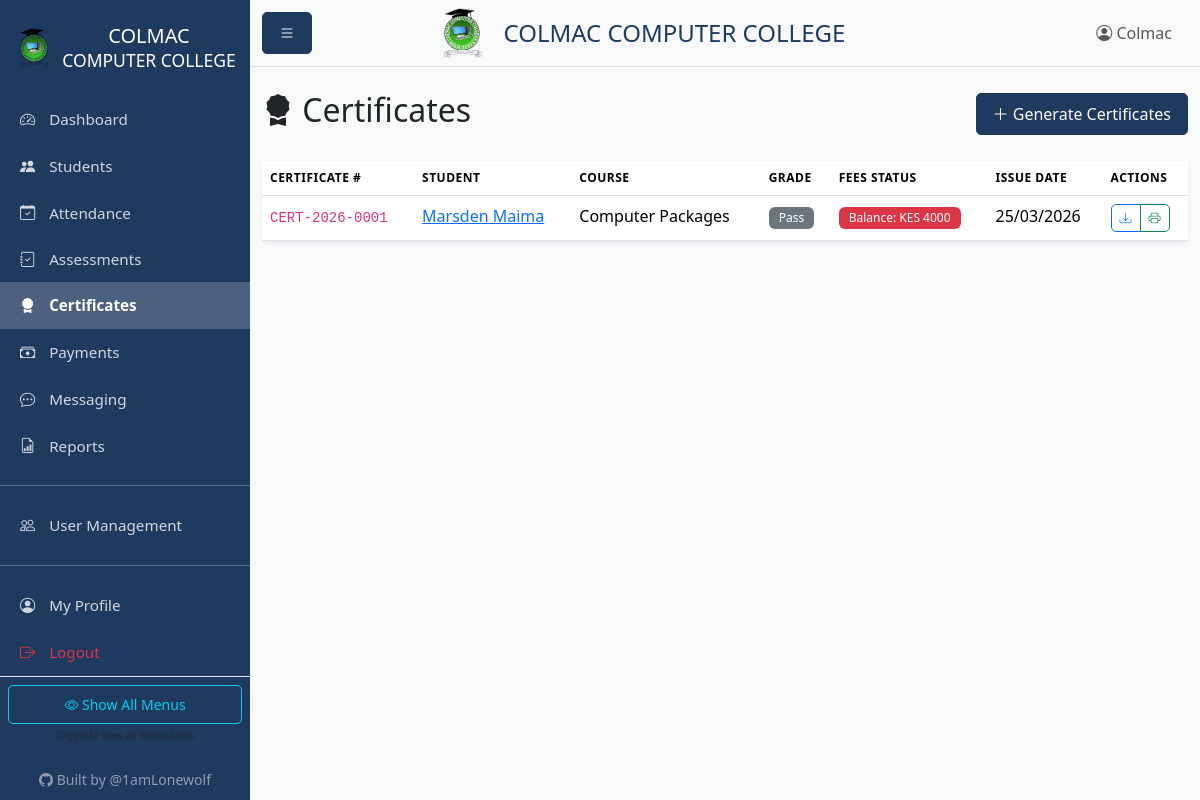
The page /certificates (signed in) on the database as committed earlier.
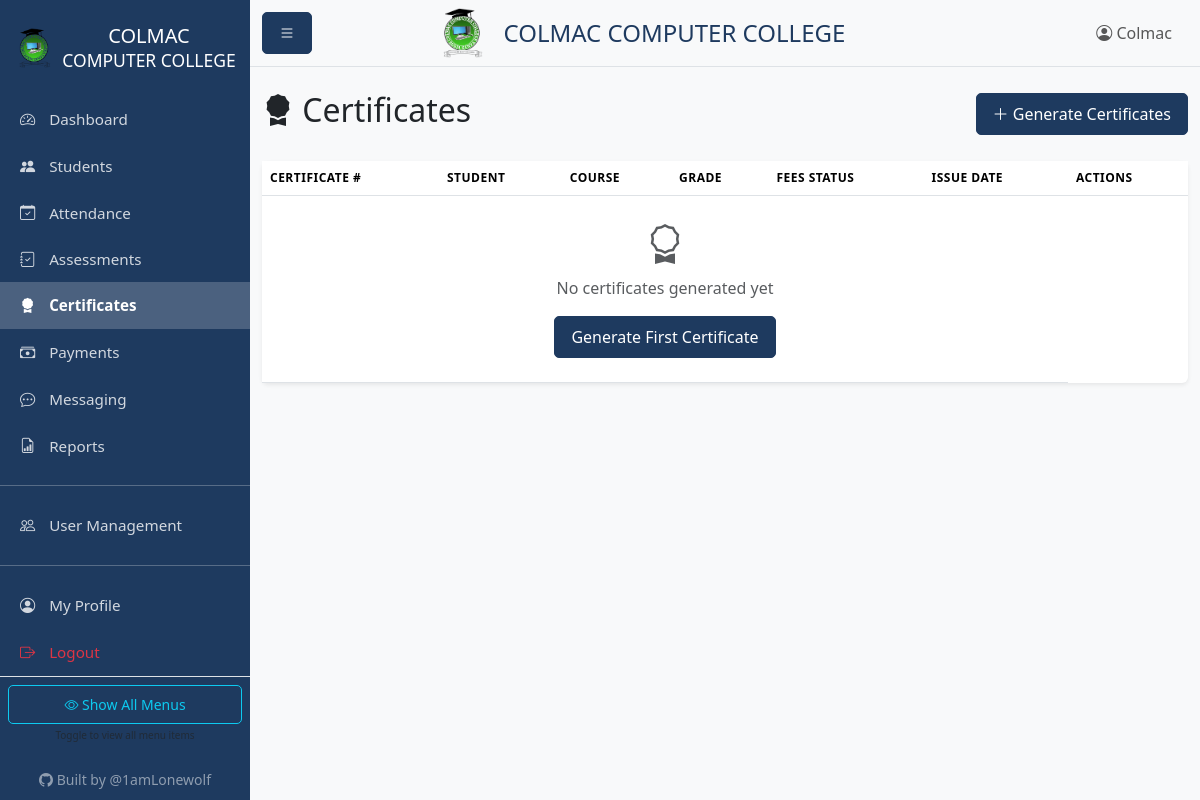
The same page on the database as committed later.
### models.py (models this page shows, shortened)
class Certificate(db.Model):
    id = db.Column(db.Integer, primary_key=True)
    student_id = db.Column(db.Integer, db.ForeignKey('student.id'), nullable=False)
    certificate_number = db.Column(db.String(50), unique=True, nullable=False)
    issue_date = db.Column(db.DateTime, default=datetime.utcnow)
    course_name = db.Column(db.String(100))
    modules_completed = db.Column(db.String(500))  # Comma-separated list
    grade = db.Column(db.String(10))  # Pass, Credit, Distinction
    pdf_path = db.Column(db.String(255))
    created_at = db.Column(db.DateTime, default=datetime.utcnow)

class Student(db.Model):
    id = db.Column(db.Integer, primary_key=True)
    name = db.Column(db.String(100), nullable=False)
    phone = db.Column(db.String(20))
    email = db.Column(db.String(120))
    id_number = db.Column(db.String(50))  # National ID or student ID
    gender = db.Column(db.String(10))
    enrollment_date = db.Column(db.DateTime, default=datetime.utcnow)
    cohort = db.Column(db.String(50))  # e.g., "Jan-Mar 2026"
    status = db.Column(db.String(20), default='active')  # active, completed, dropped
    created_at = db.Column(db.DateTime, default=datetime.utcnow)
    updated_at = db.Column(db.DateTime, default=datetime.utcnow, onupdate=datetime.utcnow)
    attendances = db.relationship('Attendance', backref='student', lazy=True, cascade='all, delete-orphan')
    assessments = db.relationship('Assessment', backref='student', lazy=True, cascade='all, delete-orphan')
    certificates = db.relationship('Certificate', backref='student', lazy=True, cascade='all, delete-orphan')
    payments = db.relationship('Payment', backref='student', lazy=True, cascade='all, delete-orphan')
    @property
    def total_paid(self):
        return sum(p.amount for p in self.payments)

### blueprints/certificates.py (the view)
@certificates_bp.route('')
@login_required
def index():
    page = request.args.get('page', 1, type=int)
    certificates = Certificate.query.order_by(Certificate.created_at.desc()).paginate(
        page=page, per_page=10, error_out=False
    )
    return render_template('certificates/index.html', certificates=certificates)

### app.py (called while the page is built)
@app.context_processor
def inject_config():
    return {
        'COURSE_FEE': app.config['COURSE_FEE'],
        'COURSE_NAME': app.config['COURSE_NAME']
    }

### models.py (called while the page is built)
def init_login_manager(app):
    login_manager.init_app(app)
    login_manager.login_view = 'auth.login'
    @login_manager.user_loader
    def load_user(user_id):
        return User.query.get(int(user_id))

    @property
    def is_admin(self):
        return self.role == 'admin'

    @property
    def is_instructor(self):
        return self.role in ['admin', 'instructor']

    @property
    def is_receptionist(self):
        return self.role in ['admin', 'receptionist']

    def get_permissions(self):
        import json
        try:
            return json.loads(self.custom_permissions or '{}')
        except:
            return {}

    def has_permission(self, key):
        perms = self.get_permissions()
        return perms.get(key, False)

### templates/certificates/index.html (shortened to what this page needs)
{% extends "base.html" %}
{% block content %}
<div class="d-flex justify-content-between align-items-center mb-4">
    <h2><i class="bi bi-award-fill"></i> Certificates</h2>
    <a href="{{ url_for('certificates.generate') }}" class="btn btn-primary">
        <i class="bi bi-plus-lg"></i> Generate Certificates
    </a>
</div>
<div class="card">
    <div class="card-body p-0">
        <div class="table-responsive">
            <table class="table table-hover mb-0">
                <thead class="bg-light">
                    <tr>
                        <th>Certificate #</th>
                        <th>Student</th>
                        <th>Course</th>
                        <th>Grade</th>
                        <th>Fees Status</th>
                        <th>Issue Date</th>
                        <th>Actions</th>
                    </tr>
                </thead>
                <tbody>
                    {% for cert in certificates.items %}
                    <tr>
                        <td><code>{{ cert.certificate_number }}</code></td>
                        <td>
                            <a href="{{ url_for('students.view', id=cert.student_id) }}">
                                {{ cert.student.name }}
                            </a>
                        </td>
                        <td>{{ cert.course_name }}</td>
                        <td>
                            {% if cert.grade == 'Distinction' %}
                                <span class="badge bg-success">{{ cert.grade }}</span>
                            {% elif cert.grade == 'Credit' %}
                                <span class="badge bg-primary">{{ cert.grade }}</span>
                            {% else %}
                                <span class="badge bg-secondary">{{ cert.grade }}</span>
                            {% endif %}
                        </td>
                        <td>
                            {% set paid = cert.student.total_paid %}
                            {% set fee = 4000 %}
                            {% if paid >= fee %}
                                <span class="badge bg-success">Paid</span>
                            {% else %}
                                <span class="badge bg-danger">Balance: KES {{ fee - paid }}</span>
                            {% endif %}
                        </td>
                        <td>{{ cert.issue_date.strftime('%d/%m/%Y') }}</td>
                        <td>
                            <div class="btn-group btn-group-sm">
                                <a href="{{ url_for('certificates.download', id=cert.id) }}" class="btn btn-outline-primary" title="Download">
                                    <i class="bi bi-download"></i>
                                </a>
                                <a href="{{ url_for('certificates.download', id=cert.id) }}" class="btn btn-outline-success" title="Print" target="_blank">
                                    <i class="bi bi-printer"></i>
                                </a>
                            </div>
                        </td>
                    </tr>
                    {% else %}
                    <tr>
                        <td colspan="6" class="text-center text-muted py-4">
                            <i class="bi bi-award display-4"></i>
                            <p class="mt-2">No certificates generated yet</p>
                            <a href="{{ url_for('certificates.generate') }}" class="btn btn-primary">
                                Generate First Certificate
                            </a>
                        </td>
                    </tr>
                    {% endfor %}
                </tbody>
            </table>
        </div>
    </div>
</div>
{% endblock %}

Rows that differ between the two databases and show on the page:
removed Certificate: certificate_number "CERT-2026-0001", student.name "Marsden Maima", course_name "Computer Packages", grade "Pass", fee "4000", issue_date "25/03/2026"
Other text that changed with them:
text now shown: "No certificates generated yet Generate First Certificate"
